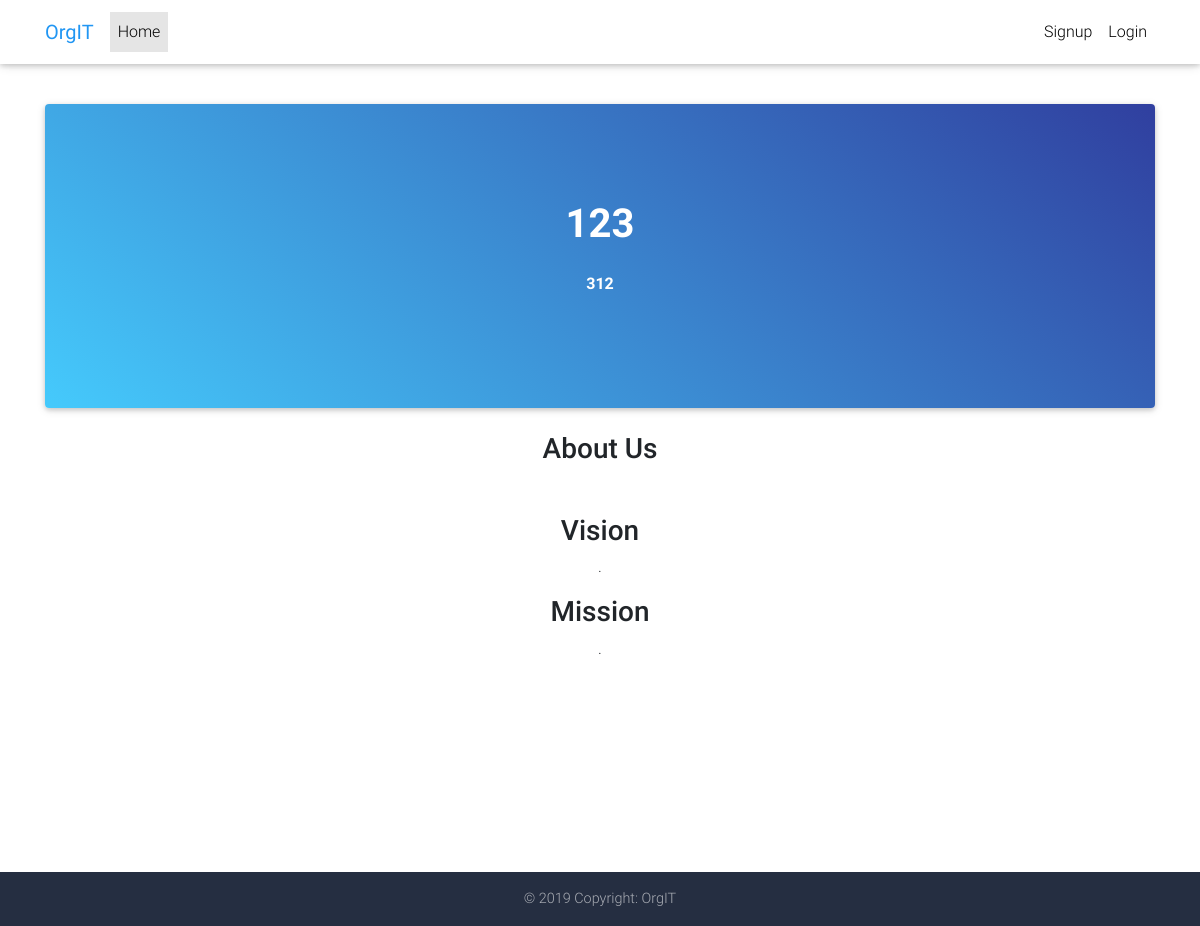
/, run on an earlier commit of the app's database.
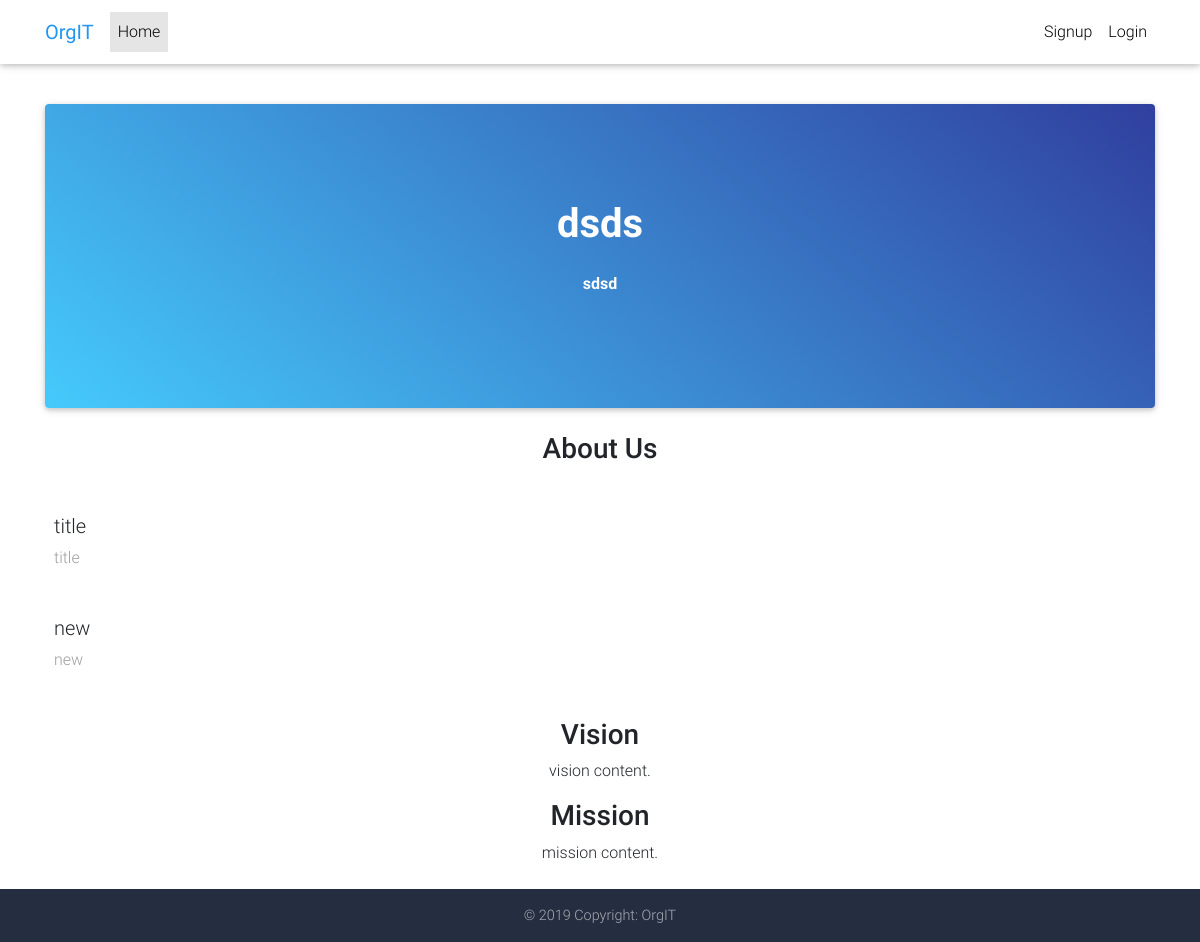
And on a later commit of the database.
### tables this page shows
CREATE TABLE IF NOT EXISTS `maincontent` (
  `id` int(255) NOT NULL AUTO_INCREMENT,
  `title` varchar(255) NOT NULL,
  `content` longtext NOT NULL,
  PRIMARY KEY (`id`)
);

CREATE TABLE IF NOT EXISTS `aboutus` (
  `id` int(255) NOT NULL AUTO_INCREMENT,
  `title` text NOT NULL,
  `content` text NOT NULL,
  `timestamp` timestamp(6) NOT NULL,
  PRIMARY KEY (`id`)
);

CREATE TABLE IF NOT EXISTS `visionmission` (
  `vision` text NOT NULL,
  `mission` varchar(255) NOT NULL
);

### index.php (the view, shortened to what this page needs)
<?php
include 'inc/header.php';
include 'inc/session.php';
?>
<body>
 <?php include 'inc/navbar.php'; ?>
  <main class="mt-5 pt-5">
    <div class="container mt-2">
      <section class="card blue-gradient wow fadeIn animated" id="intro" style="visibility: visible; animation-name: fadeIn;">
        <div class="card-body text-white text-center py-5 px-5 my-5">
        <?php
          $sql = mysqli_query($db, "SELECT * FROM maincontent");
          $content = mysqli_fetch_assoc($sql);
        ?>
          <h1 class="mb-4">
            <strong><?php echo $content['title'];?></strong>
          </h1>
          <p>
            <strong><?php echo $content['content'];?></strong>
          </p>
        </div>
      </section>
<br>
      <section>
        <h3 class="h3 text-center mb-5">About Us</h3>
        <div class="row wow fadeIn" style="visibility: visible; animation-name: fadeIn;">
          <div class="col-lg-12 col-md-12 px-4">
              <?php
                $sql1 = mysqli_query($db, "SELECT * FROM aboutus");
                while ($aboutus = mysqli_fetch_array($sql1)) {
              ?>
            <div class="row">
              <div class="col-12">
                <h5 class="feature-title"><?php echo $aboutus['title'];?></h5>
                <p class="grey-text"><?php echo $aboutus['title'];?></p>
              </div>
            </div>
            <div style="height:30px"></div>
             <?php } ?>
          </div>
        </div>
      </section>
      <section>
        <?php
          $sql2 = mysqli_query($db, "SELECT * FROM visionmission");
          $visionmission = mysqli_fetch_assoc($sql2);
        ?>
        <div class="wow fadeIn" style="visibility: visible; animation-name: fadeIn;">
          <h3 class="h3 text-center">Vision</h3>
          <p class="text-center"><?php echo $visionmission['vision'];?>.</p>
        </div>
      </section>
        <section>
        <div class="wow fadeIn" style="visibility: visible; animation-name: fadeIn;">
          <h3 class="h3 text-center">Mission</h3>
          <p class="text-center"><?php echo $visionmission['mission'];?>.</p>
        </div>
      </section>
    </div>
  </main>
<?php include 'inc/footer.php'; ?>
</body>
</html>

What changed in the data, as far as the page shows it:
changed maincontent: title "123" → "dsds"; content "312" → "sdsd"
added aboutus: title "title"
added aboutus: title "new"
added visionmission: vision "vision content", mission "mission content"
